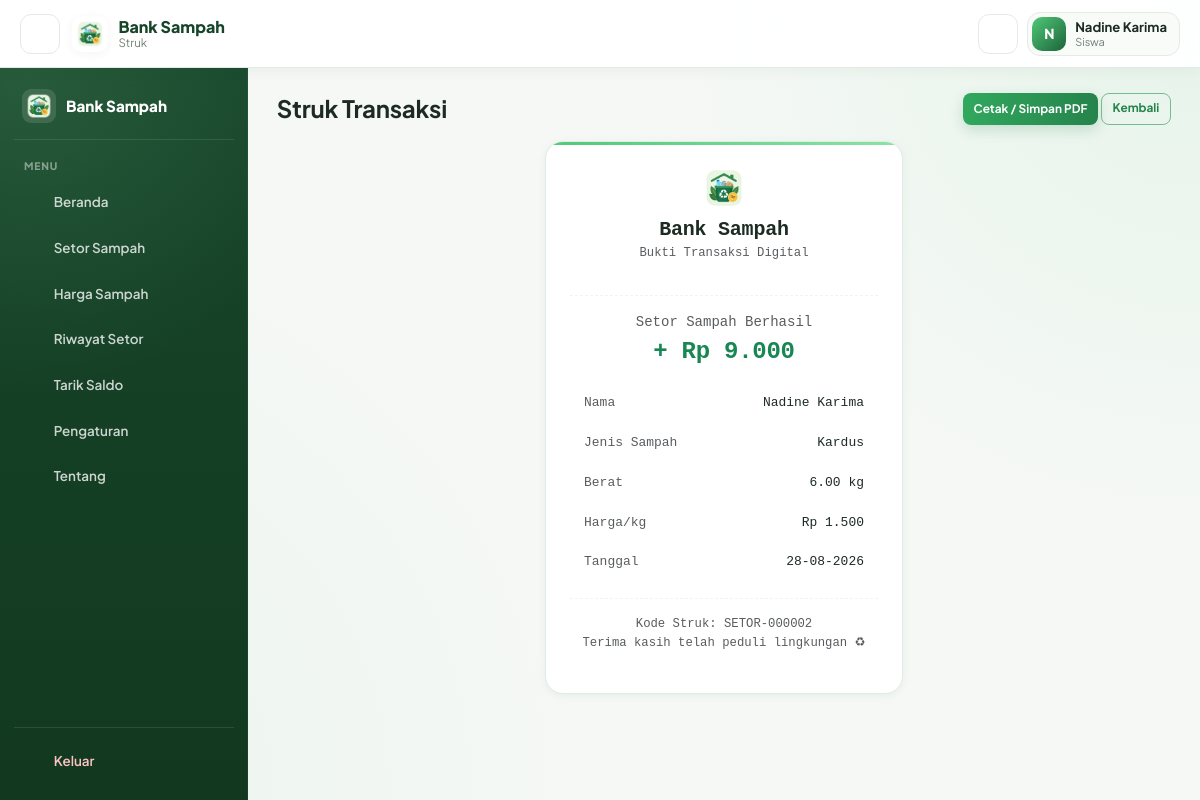
Screenshot of /anggota/struk.php?type=setor&id=2 (signed in) with the database file from the repository.
### tables this page shows
CREATE TABLE `transaksi` (
  `id_transaksi` int(11) NOT NULL,
  `id_user` int(11) NOT NULL,
  `id_sampah` int(11) DEFAULT NULL,
  `tipe` varchar(20) NOT NULL DEFAULT 'setor',
  `berat_kg` decimal(10,2) NOT NULL,
  `total_rp` decimal(12,2) NOT NULL,
  `metode_topup` varchar(30) DEFAULT NULL,
  `tanggal` datetime NOT NULL DEFAULT current_timestamp()
);

CREATE TABLE `users` (
  `id_user` int(11) NOT NULL,
  `nama` varchar(100) NOT NULL,
  `username` varchar(50) NOT NULL,
  `password` varchar(255) NOT NULL,
  `role` enum('admin','guru','siswa','pengepul') NOT NULL,
  `saldo` decimal(12,2) NOT NULL DEFAULT 0.00
);

CREATE TABLE `sampah` (
  `id_sampah` int(11) NOT NULL,
  `jenis_sampah` varchar(100) NOT NULL,
  `harga_per_kg` decimal(12,2) NOT NULL DEFAULT 0.00,
  `harga_jual` decimal(12,2) NOT NULL DEFAULT 0.00,
  `stok_kg` decimal(10,2) NOT NULL DEFAULT 0.00
);

### anggota/struk.php (the view, shortened to what this page needs)
<?php
require_once __DIR__ . '/../includes/functions.php';
$id_user = $_SESSION['id_user'];
$type = $_GET['type'] ?? '';
$id = (int) ($_GET['id'] ?? 0);
$data = null;
if ($type === 'setor') {
    $stmt = $pdo->prepare("
        SELECT t.*, s.jenis_sampah, s.harga_per_kg, u.nama
        FROM transaksi t
        JOIN sampah s ON s.id_sampah = t.id_sampah
        JOIN users u ON u.id_user = t.id_user
        WHERE t.id_transaksi = ? AND t.id_user = ?
    ");
    $stmt->execute([$id, $id_user]);
    $data = $stmt->fetch();
}
$kode_struk = strtoupper($type) . '-' . str_pad($id, 6, '0', STR_PAD_LEFT);
$asset_path = '../';
include __DIR__ . '/../includes/header.php';
include __DIR__ . '/../includes/sidebar_anggota.php';
?>
<main class="app-main">
    <div class="d-flex justify-content-between align-items-center mb-3 no-print">
        <h4 class="mb-0">Struk Transaksi</h4>
        <div>
            <button onclick="window.print()" class="btn btn-success btn-sm">Cetak / Simpan PDF</button>
            <a href="dashboard.php" class="btn btn-outline-success btn-sm">Kembali</a>
        </div>
    </div>
    <div class="row justify-content-center">
        <div class="col-md-5">
            <div class="card card-stat p-4 struk-box">
                <div class="text-center mb-3">
                    <img src="<?= $asset_path ?>assets/img/bank_sampah_icon.png" height="44" class="mb-2">
                    <h5 class="fw-bold mb-0">Bank Sampah</h5>
                    <small class="text-muted">Bukti Transaksi Digital</small>
                </div>
                <hr class="border-dashed">
                <?php if ($type === 'setor'): ?>
                    <p class="text-center text-muted mb-1">Setor Sampah Berhasil</p>
                    <h4 class="text-center text-success mb-3">+ <?= rupiah($data['total_rp']) ?></h4>
                    <table class="table table-borderless table-sm mb-0">
                        <tr><td class="text-muted">Nama</td><td class="text-end"><?= clean($data['nama']) ?></td></tr>
                        <tr><td class="text-muted">Jenis Sampah</td><td class="text-end"><?= clean($data['jenis_sampah']) ?></td></tr>
                        <tr><td class="text-muted">Berat</td><td class="text-end"><?= number_format($data['berat_kg'], 2) ?> kg</td></tr>
                        <tr><td class="text-muted">Harga/kg</td><td class="text-end"><?= rupiah($data['harga_per_kg']) ?></td></tr>
                        <tr><td class="text-muted">Tanggal</td><td class="text-end"><?= date('d-m-Y', strtotime($data['tanggal'])) ?></td></tr>
                    </table>
                <?php endif; ?>
                <hr class="border-dashed">
                <p class="text-center small text-muted mb-0">Kode Struk: <?= $kode_struk ?></p>
                <p class="text-center small text-muted">Terima kasih telah peduli lingkungan ♻</p>
            </div>
        </div>
    </div>
</main>
<?php include __DIR__ . '/../includes/footer.php'; ?>

### assets/css/style.css (style rules this page uses)
:root { --green-900: #17452a; --green-800: #1d6339; --green-700: #25834b; --green-600: #31a85e; --green-500: #4fc978; --green-400: #8be3a5; --green-100: #eaf8ee; --green-50: #f4fbf6; --bg: #f5f8f5; --surface: #ffffff; --surface-2: #f8fbf8; --border: #e2ebe4; --text: #1d2b23; --muted: #718077; --danger: #dc5a5a; --warning: #e3a63b; --info: #4c91d9; --sidebar: #17452a; --sidebar-2: #123920; --sidebar-text: rgba(255,255,255,.78); --sidebar-active: #8be3a5; --radius-sm: 9px; --radius-md: 13px; --radius-lg: 18px; --radius-xl: 22px; --shadow-sm: 0 2px 10px rgba(25, 65, 42, .05); --shadow-md: 0 7px 24px rgba(25, 65, 42, .08); --shadow-lg: 0 15px 38px rgba(25, 65, 42, .13); --topbar-h: 68px; --sidebar-w: 248px; }
* { box-sizing: border-box; }
html, body { min-height: 100%; }
body { margin: 0; font-family: 'Plus Jakarta Sans', 'Segoe UI', system-ui, sans-serif; color: var(--text); background: radial-gradient(circle at 100% 0%, rgba(79,201,120,.09), transparent 36%), radial-gradient(circle at 0% 100%, rgba(49,168,94,.055), transparent 40%), var(--bg); font-size: 14px; line-height: 1.55; }
a { color: var(--green-700); }
button, input, select, textarea { font: inherit; }
h1,h2,h3,h4,h5,h6 { color: var(--text); font-weight: 700; letter-spacing: -.25px; }
.app-main { flex: 1 1 auto; min-width: 0; min-height: calc(100vh - var(--topbar-h)); padding: 1.55rem 1.8rem 2rem; overflow-y: auto; }
.card, .card-stat, .dashboard-quick-card { border: 1px solid var(--border); border-radius: var(--radius-lg); background: var(--surface); box-shadow: var(--shadow-sm); }
.card { overflow: hidden; }
.card-stat { min-height: 135px; padding: 1rem; position: relative; overflow: hidden; transition: .18s ease; }
.card-stat::before { content: ''; position: absolute; left: 0; top: 0; width: 100%; height: 3px; background: linear-gradient(90deg, var(--green-500), var(--green-400)); }
.table { margin-bottom: 0; border-collapse: separate; border-spacing: 0; }
.table tbody td { padding: .78rem .9rem; border-color: var(--border); color: var(--text); vertical-align: middle; font-size: .81rem; }
.table tbody tr:last-child td { border-bottom: 0; }
.table-sm tbody td { padding-top: .62rem; padding-bottom: .62rem; }
.btn { min-height: 38px; border-radius: 10px; padding: .48rem .9rem; font-size: .8rem; font-weight: 700; transition: .16s ease; }
.btn-success { border: 0; color: #fff; background: linear-gradient(90deg, var(--green-600), var(--green-700)); box-shadow: 0 5px 14px rgba(37,131,75,.2); }
.btn-outline-success { color: var(--green-700); border-color: #76bd8d; }
.btn-sm { min-height: 32px; padding: .35rem .68rem; border-radius: 8px; font-size: .74rem; }
.struk-box { background: var(--surface); border-radius: var(--radius-lg); }
:root { --gold-500: #e8b923; --gold-100: #fbf1cc; }

### anggota/struk.php (style rules this page uses)
.border-dashed { border-top: 1.5px dashed #cbd5cd; }
.struk-box { font-family: 'Courier New', monospace; }

### rows the page displays
transaksi: total_rp "Rp 9.000", id_user.nama "Nadine Karima", id_sampah.jenis_sampah "Kardus", berat_kg "6.00", id_sampah.harga_per_kg "Rp 1.500", tanggal "28-08-2026"

### other values shown
$page_title "Struk"
$inisial "N"
$nama_user "Nadine Karima"
$role_user "Siswa"
$kode_struk "SETOR-000002"
